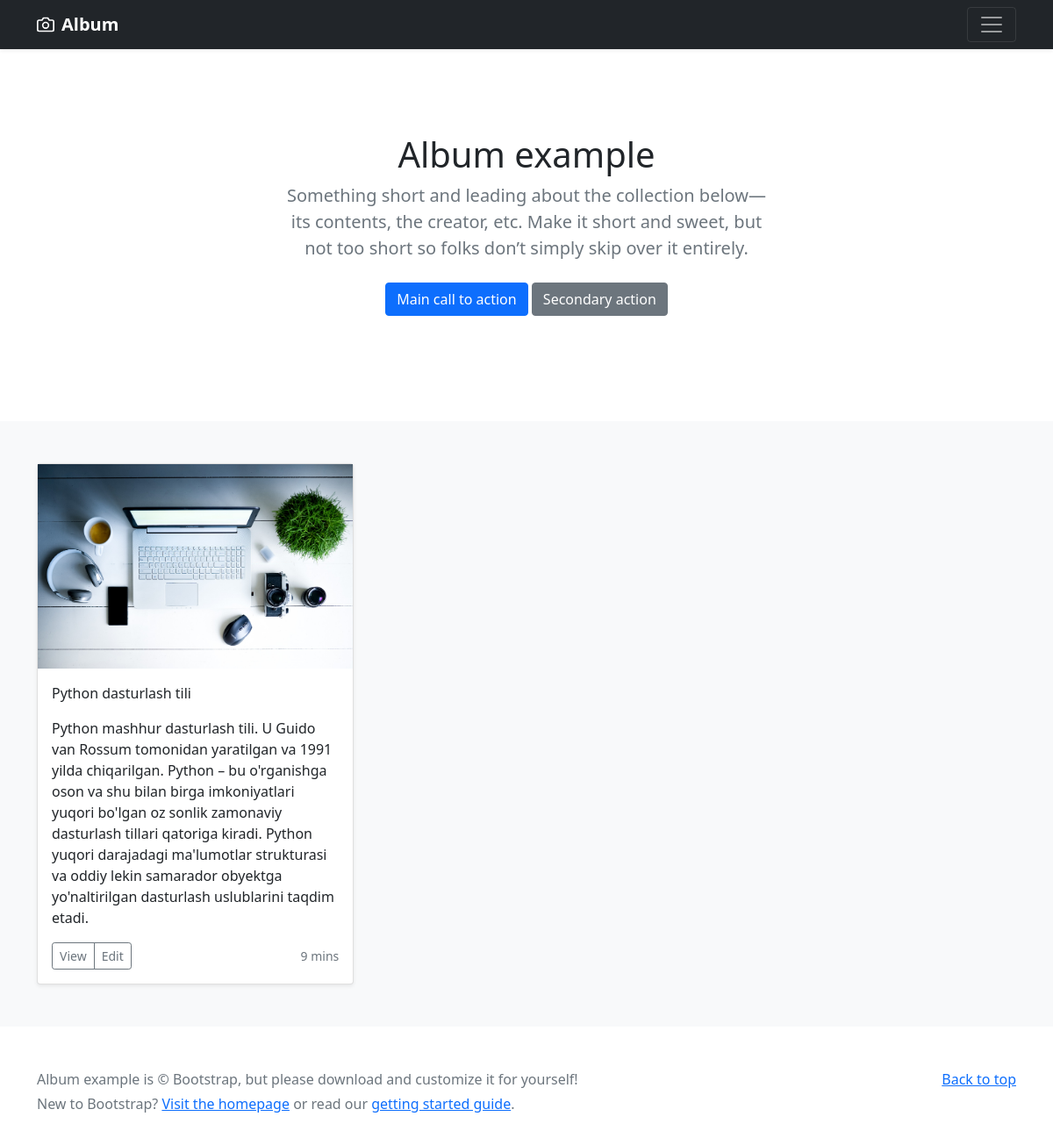
The page / on the database its author committed.
### backend/models.py (models this page shows, shortened)
class Post(models.Model):
    title = models.CharField(max_length=150)
    description = models.TextField()
    slug = models.SlugField(max_length=50)
    image = models.ImageField(upload_to="images/",default="images/default.png")
    def get_absolute_url(self):
        return reverse("blog:single",args=[self.slug])

### backend/views.py (the view)
# urls.py: path('',views.home,name="homepage"),
def home(request):
    data = Post.objects.all()
    return render(request,"home.html",{'posts' : data})

### template/home.html (shortened to what this page needs)
{% extends "base.html"%}
{% block content %}
<main>
  <section class="py-5 text-center container">
    <div class="row py-lg-5">
      <div class="col-lg-6 col-md-8 mx-auto">
        <h1 class="fw-light">Album example</h1>
        <p class="lead text-muted">Something short and leading about the collection below—its contents, the creator, etc. Make it short and sweet, but not too short so folks don’t simply skip over it entirely.</p>
        <p>
          <a href="#" class="btn btn-primary my-2">Main call to action</a>
          <a href="#" class="btn btn-secondary my-2">Secondary action</a>
        </p>
      </div>
    </div>
  </section>
  <div class="album py-5 bg-light">
    <div class="container">
      <div class="row row-cols-1 row-cols-sm-2 row-cols-md-3 g-3">
        {% for post in posts %}
        <div class="col">
          <div class="card shadow-sm">
            <img src="{{post.image.url}}" alt="">
            <div class="card-body">
                <p>{{ post.title }}</p>
                <p>{{ post.description }}</p>
              <div class="d-flex justify-content-between align-items-center">
                <div class="btn-group">
                  <a href="{{post.get_absolute_url}}" role="button" class="btn btn-sm btn-outline-secondary">View</a>
                  <button type="button" class="btn btn-sm btn-outline-secondary">Edit</button>
                </div>
                <small class="text-muted">9 mins</small>
              </div>
            </div>
          </div>
        </div>
        {% endfor %}
            </div>
          </div>
        </div>
</main>
{% endblock content %}

### template/base.html (shortened to what this page needs)
<!doctype html>
<html lang="en">
  <head>
    <link href="https://cdn.jsdelivr.net/npm/bootstrap@5.1.3/dist/css/bootstrap.min.css" rel="stylesheet">
  </head>
  <body>
<header>
  <div class="navbar navbar-dark bg-dark shadow-sm">
    <div class="container">
      <a href="#" class="navbar-brand d-flex align-items-center">
        <strong>Album</strong>
      </a>
      <button class="navbar-toggler" type="button" data-bs-toggle="collapse" data-bs-target="#navbarHeader" aria-controls="navbarHeader" aria-expanded="false" aria-label="Toggle navigation">
        <span class="navbar-toggler-icon"></span>
      </button>
    </div>
  </div>
</header>
{% block content %}
{% endblock content %}
<footer class="text-muted py-5">
    <div class="container">
      <p class="float-end mb-1">
        <a href="#">Back to top</a>
      </p>
      <p class="mb-1">Album example is &copy; Bootstrap, but please download and customize it for yourself!</p>
      <p class="mb-0">New to Bootstrap? <a href="/">Visit the homepage</a> or read our <a href="/docs/5.1/getting-started/introduction/">getting started guide</a>.</p>
    </div>
  </footer>
    </body>
  </html>

### rows shown on the page
Post: image (picture), title "Python dasturlash tili", description "Python mashhur dasturlash tili. U Guido van Rossum tomonidan yaratilgan va 1991 yilda chiqarilgan. Python – bu o'rganishga oson va shu bilan birga imkoniyatlari yuqori bo'lgan oz sonlik zamonaviy dasturlash tillari qatoriga kiradi. Python yuqori darajadagi ma'lumotlar strukturasi va oddiy lekin samarador obyektga yo'naltirilgan dasturlash uslublarini taqdim etadi."
